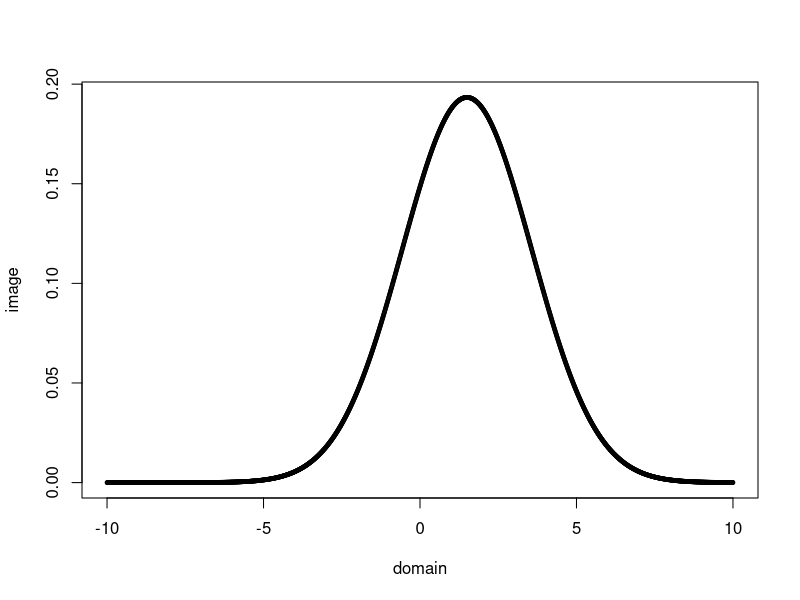

Write the R code that produced this figure.
## ---- chunk 1
domain <- seq(-10,10,0.01)
image <- 0.5*(dnorm(domain,1,2) + dnorm(domain,2,2))
plot(domain, image, cex=0.5)
## ---- chunk 2
1/(1+exp(-1/8))
## ---- chunk 3
bda_example_1_9_simulation <- function(samples=100){
  ### simulation function for example 1.9 
  ir_time <- rexp(samples, 1/10)  # Interarrival time generated from Exp(1/10)

  arrived_time <- c()  # Arrived time
  for(i in 1:samples){arrived_time[i]<-(sum(ir_time[seq(i)]))}

  doctor_time <- runif(samples, 5, 20)  # Doctor time generated from Unif(5,20)

  out_time <- rep(0,samples)  # Leaving time
  out_time[1] <- arrived_time[1] + doctor_time[1]  # First entity
  out_time[2] <- arrived_time[2] + doctor_time[2]  # Second entity
  out_time[3] <- arrived_time[3] + doctor_time[3]  # Third entity 
  # Until third entity arrives, there is 0 wait time.

  worker <- rep(0, samples)  # Number of doctors seeing patient
  worker[1] <- 1  # First doctor occupied

  wait_time <- rep(0, samples)  # Wait time

  df = data.frame(ir_time, arrived_time, doctor_time, out_time, worker, wait_time)  
  # Dataframe

  # Simulation
  for(i in 2:samples){
  
  df$worker[i] <- i - sum(df$arrived_time[i] > df$out_time[seq(i-1)])  
  # Count working doctors
  
  if(df$worker[i] <= 3) {
    # No waiting Case
    df$out_time[i] <- df$arrived_time[i] + df$doctor_time[i]
    }
  
  else {
    # Waiting Case
    df$worker[i] <- 3
    df$wait_time[i] <- abs(max(df$arrived_time[i] 
                               - df$out_time[seq(i-1)][(df$arrived_time[i] 
                                                        - df$out_time[seq(i-1)] < 0)]))
    df$out_time[i] <- df$arrived_time[i] + df$wait_time[i] + df$doctor_time[i]
    }
  }


# Cut off simulation results that exceeds 480 minutes
  res <- df[df$arrived_time <= 420,]
  return(res)
}
## ---- chunk 4
set.seed(1111)
result <- bda_example_1_9_simulation()
nrow(result)
## ---- chunk 5
(waited_patients = sum(result$wait_time > 0))
## ---- chunk 6
sum(result$wait_time[result$wait_time > 0]) / waited_patients
## ---- chunk 7
result$out_time[nrow(result)]
## ---- chunk 8
# Simulate 100 times and store it in list.
result_list <- list()
for (i in 1:100) {
  result_list[[i]] <- bda_example_1_9_simulation()  
}
## ---- chunk 9
num_patients <- c()
waited_patients <- c()
avg_wait_time <- c()
closed_time <- c()

for (i in 1:100) {
  num_patients[i] <- nrow(result_list[[i]])
  waited_patients[i] <- sum(result_list[[i]]$wait_time > 0)
  avg_wait_time[i] = sum(result_list[[i]]$wait_time[result_list[[i]]$wait_time > 0]) / 
    waited_patients[i]
  closed_time[i] = result_list[[i]]$out_time[nrow(result_list[[i]])]
}
## ---- chunk 10
summary(num_patients)
## ---- chunk 11
summary(waited_patients)
## ---- chunk 12
summary(avg_wait_time)  
# Note that NA's are simulations without waiting time.
## ---- chunk 13
summary(closed_time)
